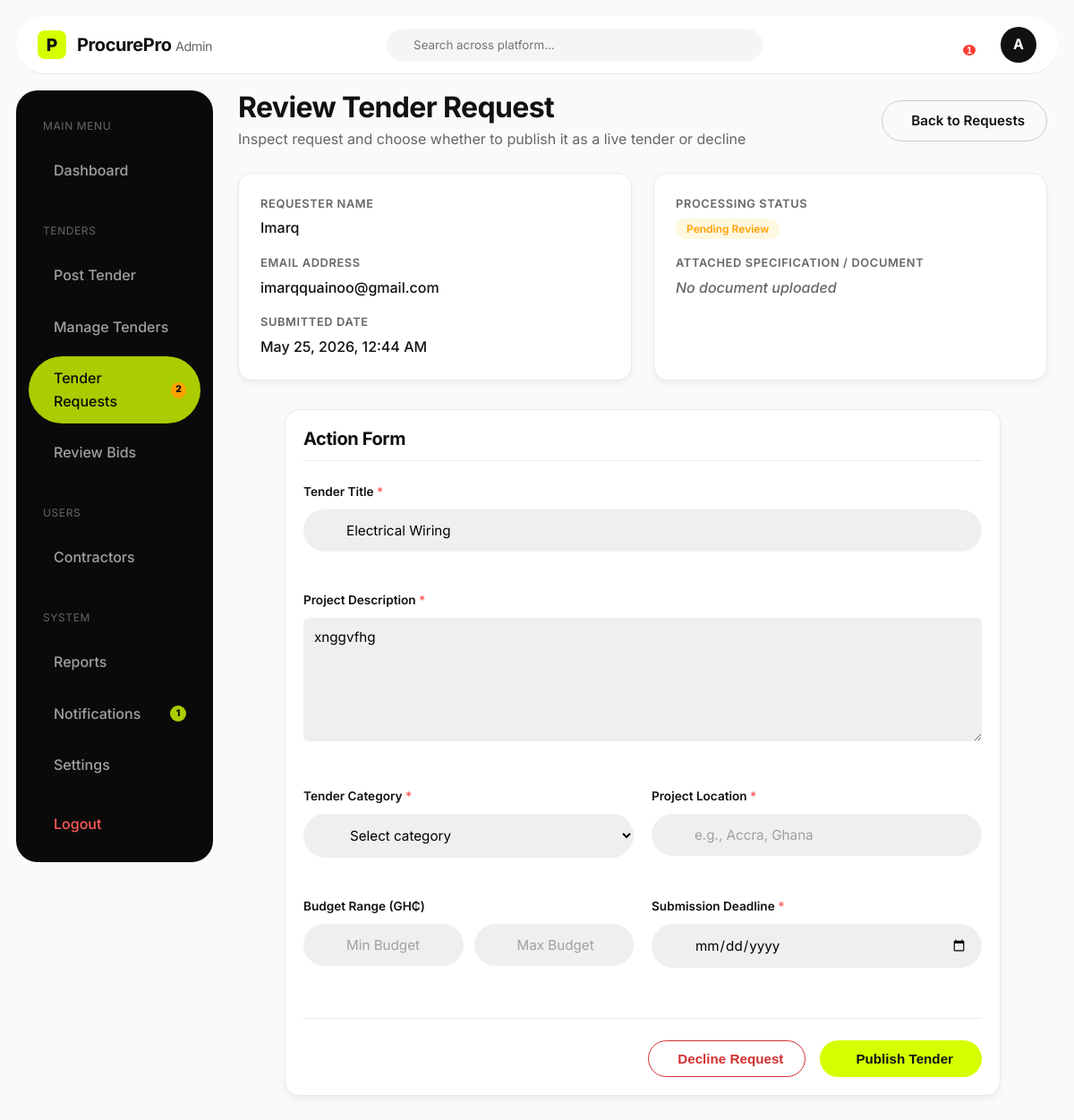
Screenshot of /admin-tender-requests/2/review/ (signed in) with the database file from the repository.
### procurement/models.py (models this page shows, shortened)
class TenderRequest(models.Model):
    class Status(models.TextChoices):
        PENDING = 'PENDING', _('Pending')
        APPROVED = 'APPROVED', _('Approved')
        DECLINED = 'DECLINED', _('Declined')
    name = models.CharField(max_length=255)
    email = models.EmailField()
    tender_title = models.CharField(max_length=255)
    description = models.TextField()
    document = models.FileField(upload_to='tender_requests/', null=True, blank=True)
    created_at = models.DateTimeField(auto_now_add=True)
    is_processed = models.BooleanField(default=False)
    status = models.CharField(max_length=20, choices=Status.choices, default=Status.PENDING)

### procurement/views.py (the view, shortened to what this page needs)
# urls.py: path('admin-tender-requests/<int:pk>/review/', views.admin_review_request_view, name='admin_review_request'),
@login_required
def admin_review_request_view(request, pk):
    if not request.user.is_admin():
        return redirect('dashboard')
    tender_request = get_object_or_404(TenderRequest, pk=pk)
    context = {
        'tender_request': tender_request,
        'categories': Tender.Category.choices,
        'active_tab': 'tender_requests'
    }
    return render(request, 'procurement/admin_review_request.html', context)

### procurement/models.py (called while the page is built)
    def is_admin(self):
        return self.role == self.Role.ADMIN and (self.is_staff or self.is_superuser)

### templates/procurement/admin_review_request.html (shortened to what this page needs)
{% load static %}
<!DOCTYPE html>
<html lang="en">
<head>
    <link rel="stylesheet" href="{% static 'css/styles.css' %}">
</head>
<body class="dashboard-body admin-mode">
    <nav class="dash-top-nav admin-top-nav">
        <a href="{% url "home" %}" class="logo dash-logo">
            <div class="logo-icon">P</div>
            <span class="logo-text admin-logo-text">ProcurePro <span style="font-weight: 400; color: var(--text-muted); font-size: 0.9rem;">Admin</span></span>
        </a>
        <div class="dash-search admin-search">
            <input type="text" placeholder="Search across platform...">
        </div>
        <div class="dash-user-actions">
            {% include 'notif_fragment.html' %}
            <a href="{% url 'settings' %}" class="user-avatar" style="text-decoration: none; display: flex; align-items: center; justify-content: center; background-color: var(--dark-bg); color: white;">A</a>
        </div>
    </nav>
    <div class="dash-layout">
        <aside class="dash-sidebar admin-sidebar">
            <div class="dash-nav">
                <p style="color: var(--text-muted); font-size: 0.75rem; text-transform: uppercase; letter-spacing: 0.05em; margin: 12px 16px 8px;">Main Menu</p>
                <a href="{% url 'admin_dashboard' %}" class="dash-nav-item admin-nav-item">
                    <span>Dashboard</span>
                </a>
                <p style="color: var(--text-muted); font-size: 0.75rem; text-transform: uppercase; letter-spacing: 0.05em; margin: 24px 16px 8px;">Tenders</p>
                <a href="{% url 'admin_post_tender' %}" class="dash-nav-item admin-nav-item">
                    <span>Post Tender</span>
                </a>
                <a href="{% url 'admin_manage_tenders' %}" class="dash-nav-item admin-nav-item">
                    <span>Manage Tenders</span>
                </a>
                <a href="{% url 'admin_tender_requests' %}" class="dash-nav-item admin-nav-item active">
                    <span>Tender Requests</span>
                    {% if pending_requests_count > 0 %}
                    <span style="background: #FFA000; color: #000; border-radius: 50%; width: 18px; height: 18px; font-size: 0.65rem; display: flex; align-items: center; justify-content: center; margin-left: auto; font-weight: 800;">{{ pending_requests_count }}</span>
                    {% endif %}
                </a>
                <a href="{% url 'admin_review_bids' %}" class="dash-nav-item admin-nav-item">
                    <span>Review Bids</span>
                </a>
                <p style="color: var(--text-muted); font-size: 0.75rem; text-transform: uppercase; letter-spacing: 0.05em; margin: 24px 16px 8px;">Users</p>
                <a href="{% url 'admin_contractors' %}" class="dash-nav-item admin-nav-item">
                    <span>Contractors</span>
                </a>
                <p style="color: var(--text-muted); font-size: 0.75rem; text-transform: uppercase; letter-spacing: 0.05em; margin: 24px 16px 8px;">System</p>
                <a href="{% url 'admin_reports' %}" class="dash-nav-item admin-nav-item">
                    <span>Reports</span>
                </a>
                <a href="#" class="dash-nav-item admin-nav-item sidebar-notif-trigger">
                    <span>Notifications</span>
                    {% if unread_notifications_count > 0 %}
                    <span style="background: #AACC00; color: #000; border-radius: 50%; width: 18px; height: 18px; font-size: 0.65rem; display: flex; align-items: center; justify-content: center; margin-left: auto; font-weight: 800;">{{ unread_notifications_count }}</span>
                    {% endif %}
                </a>
                <a href="{% url 'settings' %}" class="dash-nav-item admin-nav-item">
                    <span>Settings</span>
                </a>
            </div>
            <div class="dash-nav mt-4">
                <a href="{% url 'logout' %}" class="dash-nav-item logout">
                    <span>Logout</span>
                </a>
            </div>
        </aside>
        <main class="dash-main">
            <div class="dash-header" style="display: flex; align-items: center; justify-content: space-between;">
                <div>
                    <h1 style="color: var(--text-main);">Review Tender Request</h1>
                    <p>Inspect request and choose whether to publish it as a live tender or decline</p>
                </div>
                <a href="{% url 'admin_tender_requests' %}" class="btn btn-outline" style="border-color: #ccc; color: var(--text-main); display: inline-flex; align-items: center; gap: 8px;">
                     Back to Requests
                </a>
            </div>
            <div class="request-details-grid">
                <div class="detail-card">
                    <div style="display: flex; flex-direction: column; gap: 16px;">
                        <div>
                            <div class="detail-label">Requester Name</div>
                            <div class="detail-value">{{ tender_request.name }}</div>
                        </div>
                        <div>
                            <div class="detail-label">Email Address</div>
                            <div class="detail-value">{{ tender_request.email }}</div>
                        </div>
                        <div>
                            <div class="detail-label">Submitted Date</div>
                            <div class="detail-value">{{ tender_request.created_at|date:"F d, Y, h:i A" }}</div>
                        </div>
                    </div>
                </div>
                <div class="detail-card">
                    <div style="display: flex; flex-direction: column; gap: 16px;">
                        <div>
                            <div class="detail-label">Processing Status</div>
                            <div class="detail-value">
                                {% if tender_request.status == 'PENDING' %}
                                <span class="badge-outline" style="color: #FFA000; border-color: #FFE082; background-color: #FFF8E1;">Pending Review</span>
                                {% elif tender_request.status == 'APPROVED' %}
                                <span class="badge-outline badge-outline-green">Approved & Posted</span>
                                {% else %}
                                <span class="badge-outline" style="color: #D32F2F; border-color: #FFCDD2; background-color: #FFEBEE;">Declined</span>
                                {% endif %}
                            </div>
                        </div>
                        <div>
                            <div class="detail-label">Attached Specification / Document</div>
                            <div class="detail-value">
                                {% if tender_request.document %}
                                <a href="{{ tender_request.document.url }}" class="icon-link" style="display: inline-flex; align-items: center; gap: 6px; color: #AACC00; text-decoration: none;" download>
                                    <i class="ph ph-file-arrow-down" style="font-size: 1.25rem;"></i> Download Attachment
                                </a>
                                {% else %}
                                <span style="color: var(--text-muted); font-style: italic;">No document uploaded</span>
                                {% endif %}
                            </div>
                        </div>
                    </div>
                </div>
            </div>
            <div class="content-card" style="max-width: 800px; margin: 0 auto 40px;">
                <h2 style="font-size: 1.25rem; color: var(--text-main); margin-bottom: 24px; border-bottom: 1px solid #EAEAEA; padding-bottom: 12px;">Action Form</h2>
                <form method="POST" style="display: flex; flex-direction: column; gap: 24px;">
                    <div class="form-group">
                        <label class="form-label" for="title">Tender Title <span style="color: #FF5A5A;">*</span></label>
                        <input type="text" id="title" name="title" class="form-input" value="{{ tender_request.tender_title }}" {% if tender_request.status != 'PENDING' %}readonly style="background-color: #F9FAFB;"{% endif %} required>
                    </div>
                    <div class="form-group">
                        <label class="form-label" for="description">Project Description <span style="color: #FF5A5A;">*</span></label>
                        <textarea id="description" name="description" class="form-input" rows="6" style="padding: 12px; border: 1px solid var(--border-light); border-radius: 6px; width: 100%; font-family: 'Inter', sans-serif; resize: vertical;" {% if tender_request.status != 'PENDING' %}readonly style="background-color: #F9FAFB;"{% endif %} required>{{ tender_request.description }}</textarea>
                    </div>
                    {% if tender_request.status == 'PENDING' %}
                        <div class="form-grid" style="display: grid; grid-template-columns: 1fr 1fr; gap: 20px;">
                            <div class="form-group">
                                <label class="form-label" for="category">Tender Category <span style="color: #FF5A5A;">*</span></label>
                                <select id="category" name="category" class="form-input" required>
                                    <option value="" disabled selected>Select category</option>
                                </select>
                            </div>
                            <div class="form-group">
                                <label class="form-label" for="location">Project Location <span style="color: #FF5A5A;">*</span></label>
                                <input type="text" id="location" name="location" class="form-input" placeholder="e.g., Accra, Ghana" required>
                            </div>
                        </div>
                        <div class="form-grid" style="display: grid; grid-template-columns: 1fr 1fr; gap: 20px;">
                            <div class="form-group">
                                <label class="form-label">Budget Range (GH₵)</label>
                                <div style="display: flex; gap: 12px;">
                                    <input type="number" step="0.01" name="budget_min" class="form-input" placeholder="Min Budget">
                                    <input type="number" step="0.01" name="budget_max" class="form-input" placeholder="Max Budget">
                                </div>
                            </div>
                            <div class="form-group">
                                <label class="form-label" for="deadline">Submission Deadline <span style="color: #FF5A5A;">*</span></label>
                                <input type="date" id="deadline" name="deadline" class="form-input" required>
                            </div>
                        </div>
                        <div style="display: flex; justify-content: flex-end; gap: 16px; border-top: 1px solid #EAEAEA; padding-top: 24px; margin-top: 12px;">
                            <button type="submit" name="action" value="decline" class="btn btn-outline" style="border-color: #D32F2F; color: #D32F2F; background: transparent;" onclick="return confirm('Are you sure you want to decline this request?')">
                                 Decline Request
                            </button>
                            <button type="submit" name="action" value="approve" class="btn btn-primary" style="padding: 12px 32px;">
                                 Publish Tender
                            </button>
                        </div>
                    {% else %}
                        <div style="padding: 16px; border-radius: 8px; background-color: #F9FAFB; text-align: center; color: var(--text-muted); font-weight: 500;">
                            This tender request has already been processed and cannot be modified.
                        </div>
                    {% endif %}
                </form>
            </div>
        </main>
    </div>
</body>
</html>

### templates/procurement/admin_review_request.html (style rules this page uses)
.admin-sidebar { background-color: #0A0A0A; }
.admin-nav-item.active { background-color: #AACC00; color: #0A0A0A; }
.admin-top-nav { border-bottom: 1px solid #EAEAEA; background-color: white; box-shadow: none; color: var(--text-main); }
.admin-logo-text { color: var(--text-main); }
.admin-search { background-color: #F5F5F5; }
.admin-search input { color: var(--text-main); }
.dashboard-body.admin-mode { background-color: #F9FAFB; }
.request-details-grid { display: grid; grid-template-columns: 1fr 1fr; gap: 24px; margin-bottom: 32px; }
.detail-card { background: white; padding: 24px; border-radius: var(--radius-lg); border: 1px solid #EAEAEA; box-shadow: var(--shadow-sm); }
.detail-label { font-size: 0.8rem; text-transform: uppercase; color: var(--text-muted); font-weight: 600; letter-spacing: 0.05em; margin-bottom: 4px; }
.detail-value { font-size: 1rem; color: var(--text-main); font-weight: 500; }

### rows the page displays
TenderRequest: name "Imarq", email "imarqquainoo@gmail.com", created_at "May 25, 2026, 12:44 AM", title "Electrical Wiring", description "xnggvfhg"

### other values shown
{{ unread_notifications_count }} "1"
{{ pending_requests_count }} "2"
